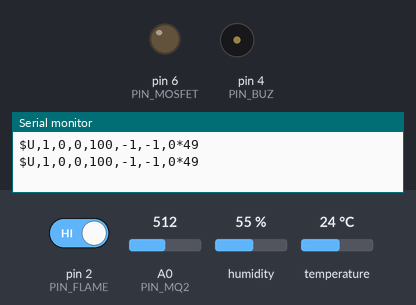
This sketch was run on a simulated Arduino Uno, built with avr-gcc and run on an emulated ATmega328P. Shown: output pins drawn as LEDs (lit = HIGH), buzzer (waves = sounding, pin HIGH), the last lines printed to the serial monitor. Dashed ring = blinking. The inputs (shaded band) are chosen by the test bench; at power-on: temperature 24 °C, pin 2 (PIN_FLAME) HIGH, A0 (PIN_MQ2) = 512, humidity 55 %.

Above: at 1.4 s.
1.5 s: temperature set to 38 °C
3.7 s: temperature set to 41 °C
At 4.75 s:
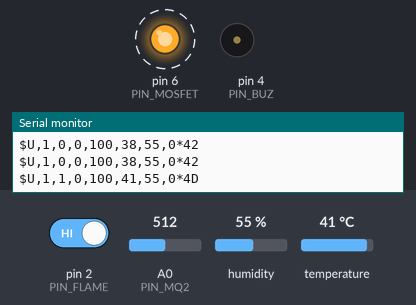
At 6.08 s:
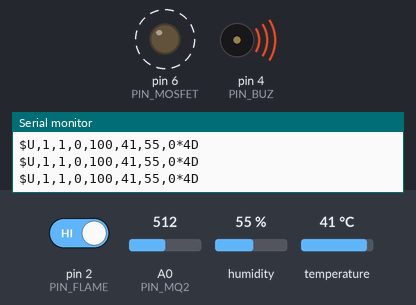
7.5 s: pin 2 (PIN_FLAME) driven LOW
At 7.87 s:
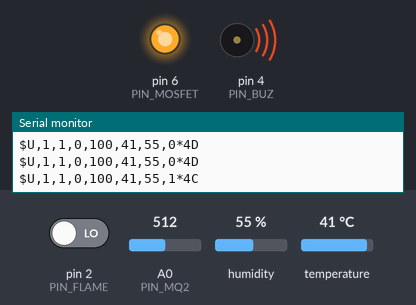
11.0 s: A0 (PIN_MQ2) set to 16
14.5 s: A0 (PIN_MQ2) set to 12
Timing chart, 0 to 25.5 s (numbered marks = the images above; inputs shaded):
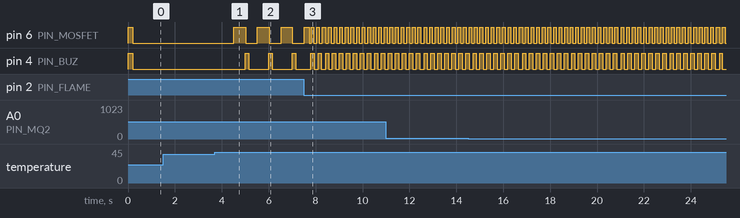

Measured:
- the behaviour switches between 39 and 40 °C on temperature (found by bisection; images 0 and 1)
- after the input at 3.7 s, pin 6 (PIN_MOSFET): alternates HIGH for 0.52 s and LOW for 0.49 s, starting after 0.80 s; pin 4 (PIN_BUZ): alternates HIGH for 0.15 s and LOW for 0.85 s, starting after 1.3 s
- after the input at 7.5 s, pin 4 (PIN_BUZ): alternates HIGH for 0.15 s and LOW for 0.15 s, starting after 0.30 s

The sketch:

room_uno.ino
```cpp
/*
  Crowd Current - ROOM NODE (Arduino Uno), one per room.
  Set NODE_ID = 1, 2, or 3 before uploading to each respective room.

  Sensors : MQ-2 (analog A0), DHT11 (digital D3), Flame (digital D2, LOW = flame)
  Outputs : Buzzer (D4), 6 Red LEDs in series via N-channel MOSFET (PWM D6)
  Link    : Hardware UART (pins D0/D1) to the ESP32 Hub @ 38400 baud.
            Uno TX (D1) -> Voltage Divider (1k + 2k) -> ESP32 RX
            ESP32 TX    -> Uno RX (D0) direct
            *** UNPLUG the D0/D1 wires while uploading via USB ***

  Libraries: DHT sensor library (Adafruit) + Adafruit Unified Sensor
             (No NeoPixel library needed - MOSFET driven directly via Pin 6)

  Fusion runs HERE, so the room alarms autonomously even if the hub or laptop disconnects:
    Uno -> hub every 0.5 s : $U,id,lvl,fault,ratio*100,temp,hum,flame*HH
    hub -> Uno every 0.5 s : $K,strip_mode,buzzer_mode,reset*HH   (HH = XOR checksum, hex)
*/
#include <DHT.h>

// Set to 1 for Room 1, 2 for Room 2, 3 for Room 3
#define NODE_ID 1

// ===================== PINS (5 V logic, sensors wired directly) =========
const uint8_t PIN_MQ2    = A0;  // MQ-2 Analog Out (0-5V direct)
const uint8_t PIN_FLAME  = 2;   // Flame Sensor Digital Out (active LOW)
const uint8_t PIN_DHT    = 3;   // DHT11 1-wire data
const uint8_t PIN_BUZ    = 4;   // Active Buzzer (via NPN or direct)
const uint8_t PIN_MOSFET = 6;   // Gate of N-channel MOSFET driving 6 Red LEDs in series

// ===================== THRESHOLDS =======================================
const unsigned long MQ2_WARMUP_MS = 60000;      // demo; real MQ-2 wants 1-2 minutes
const float GAS_WARN = 1.35f, GAS_ALARM = 1.9f, GAS_CLEAR = 1.20f;     // x clean-air baseline
const float T_WARN = 40, T_ALARM = 50, T_RISE_WARN = 3, T_RISE_ALARM = 6;   // C, C per ~20 s

struct Level {                                   // debounced level with hysteresis: 0/1/2
  uint8_t v = 0, up = 0, down = 0;
  void update(uint8_t raw, uint8_t upN, uint8_t downN) {
    if (raw > v)      { if (++up >= upN)     { v = raw; up = 0; } down = 0; }
    else if (raw < v) { if (++down >= downN) { v = raw; down = 0; } up = 0; }
    else              { up = down = 0; }
  }
} gasL, tmpL, flmL;

DHT dht(PIN_DHT, DHT11);

float ema = 0, base = 0, ratio = 1, temp = NAN, hum = NAN, hist[10];
uint8_t histN = 0, level = 0;
bool baseSet = false, latched = false, fault = false;
unsigned long lastDhtOk = 0, mqBad = 0, lastCmdMs = 0;
uint8_t cStrip = 0, cBuz = 0, cReset = 0;

// ===================== SENSING ==========================================
void readDht() {
  float t = dht.readTemperature(), h = dht.readHumidity();
  if (isnan(t)) return;
  temp = t; hum = h; lastDhtOk = millis();
  if (histN < 10) hist[histN++] = t;
  else { for (uint8_t k = 0; k < 9; k++) hist[k] = hist[k + 1]; hist[9] = t; }
  float rise = t - hist[0];
  uint8_t raw = (t >= T_ALARM || rise >= T_RISE_ALARM) ? 2
              : (t >= T_WARN || rise >= T_RISE_WARN || (tmpL.v >= 1 && t >= T_WARN - 2)) ? 1 : 0;
  tmpL.update(raw, 1, 3);
}

void updateSensors(bool doReset) {
  uint16_t s = 0; for (uint8_t k = 0; k < 8; k++) s += analogRead(PIN_MQ2);
  float v = s / 8.0f;                                            // 0..1023
  ema = (ema == 0) ? v : 0.8f * ema + 0.2f * v;
  if (!baseSet && millis() > MQ2_WARMUP_MS) { base = ema > 1 ? ema : 1; baseSet = true; }
  if (baseSet) {
    ratio = ema / base;
    if (ratio < 1.1f) base = 0.999f * base + 0.001f * ema;       // slow clean-air drift tracking
    uint8_t raw = ratio > GAS_ALARM ? 2
                : (ratio > GAS_WARN || (gasL.v >= 1 && ratio > GAS_CLEAR)) ? 1 : 0;
    gasL.update(raw, raw == 2 ? 10 : 5, 30);                     // 1 s / 0.5 s up, 3 s down
  }
  bool bad = (v < 15 || v > 1015);                               // unplugged / saturated
  if (bad) { if (!mqBad) mqBad = millis(); } else mqBad = 0;
  flmL.update(digitalRead(PIN_FLAME) == LOW ? 2 : 0, 3, 20);     // 0.3 s to trigger, 2 s to clear
  fault = (mqBad && millis() - mqBad > 5000) ||                  // a dead sensor is reported, never "safe"
          (millis() > 15000 && millis() - lastDhtOk > 10000);
  uint8_t warns = (gasL.v >= 1) + (tmpL.v >= 1) + (flmL.v >= 1);
  uint8_t fused = 0;
  if (gasL.v == 2 || tmpL.v == 2 || flmL.v == 2 || warns >= 2) fused = 2;
  else if (warns == 1) fused = 1;
  if (fused == 2) latched = true;                                // alarm latches ...
  if (doReset && fused == 0) latched = false;                    // ... until reset AND air is clear
  level = latched ? 2 : fused;
}

// ===================== OUTPUTS ==========================================
void updateBuzzer(uint8_t laptopMode) {
  uint8_t m = (level > laptopMode) ? level : laptopMode;         // 0 off, 1 slow beep, 2 fast
  unsigned long t = millis();
  digitalWrite(PIN_BUZ, (m == 1) ? (t % 1000) < 150 : (m == 2) ? (t % 300) < 150 : false);
}

/*
  LED Modes for 6 Red LEDs in series via MOSFET (Pin 6):
    0: IDLE / Normal        -> OFF
    1 or 2: EVACUATION PATH -> Solid ON (bright illumination for safe exit route)
    3: BLOCKED / HAZARD     -> Fast Emergency Strobe (~4 Hz flash, DANGER DO NOT ENTER)
    4 or 5: ADVISORY ROUTE  -> Medium Warning Blink (1 Hz caution pulse)
*/
void renderLeds(uint8_t mode) {
  unsigned long t = millis();
  if (mode == 0) {
    // Normal / Idle: Off
    digitalWrite(PIN_MOSFET, LOW);
  } else if (mode == 3) {
    // BLOCKED / HAZARD: rapid emergency strobe (120ms ON / 120ms OFF)
    digitalWrite(PIN_MOSFET, ((t / 120) % 2) ? HIGH : LOW);
  } else if (mode == 1 || mode == 2) {
    // ACTIVE EVACUATION ROUTE: solid ON to illuminate exit corridor
    digitalWrite(PIN_MOSFET, HIGH);
  } else if (mode == 4 || mode == 5) {
    // ADVISORY / CAUTION: 1 Hz blink (500ms ON / 500ms OFF)
    digitalWrite(PIN_MOSFET, ((t / 500) % 2) ? HIGH : LOW);
  } else {
    digitalWrite(PIN_MOSFET, LOW);
  }
}

// ===================== UART LINK ========================================
char rx[40]; uint8_t rxN = 0;
void parseLine() {                                 // "$K,strip,buz,reset*HH"
  rx[rxN] = 0;
  char* star = strrchr(rx, '*');
  if (rx[0] != '$' || !star) return;
  *star = 0;
  uint8_t ck = 0; for (char* p = rx + 1; *p; p++) ck ^= *p;
  if ((uint8_t)strtol(star + 1, NULL, 16) != ck) return;          // corrupted -> ignore
  if (rx[1] != 'K') return;
  int a, b, c;
  if (sscanf(rx + 2, ",%d,%d,%d", &a, &b, &c) != 3) return;
  cStrip = a; cBuz = b; cReset = c; lastCmdMs = millis();
}

void readLink() {
  while (Serial.available()) {
    char c = Serial.read();
    if (c == '\n') { parseLine(); rxN = 0; }
    else if (c != '\r') { if (rxN < sizeof(rx) - 1) rx[rxN++] = c; else rxN = 0; }
  }
}

void sendTelemetry() {
  char buf[40];
  snprintf(buf, sizeof(buf), "U,%d,%d,%d,%d,%d,%d,%d", NODE_ID, level, fault, (int)(ratio * 100),
           isnan(temp) ? -1 : (int)temp, isnan(hum) ? -1 : (int)hum, digitalRead(PIN_FLAME) == LOW);
  uint8_t ck = 0; for (char* p = buf; *p; p++) ck ^= *p;
  Serial.print('$'); Serial.print(buf); Serial.print('*');
  if (ck < 16) Serial.print('0');
  Serial.println(ck, HEX);
}

// ===================== SETUP / LOOP =====================================
void setup() {
  Serial.begin(38400);
  pinMode(PIN_FLAME, INPUT);
  pinMode(PIN_BUZ, OUTPUT);
  digitalWrite(PIN_BUZ, LOW);
  pinMode(PIN_MOSFET, OUTPUT);
  digitalWrite(PIN_MOSFET, LOW);
  dht.begin();

  // Self-test at boot: pulse LEDs and beep buzzer once for 200 ms
  digitalWrite(PIN_MOSFET, HIGH);
  digitalWrite(PIN_BUZ, HIGH);
  delay(200);
  digitalWrite(PIN_MOSFET, LOW);
  digitalWrite(PIN_BUZ, LOW);
}

void loop() {
  static unsigned long tSense = 0, tDht = 0, tLed = 0, tTx = 0;
  unsigned long now = millis();
  readLink();
  bool online = lastCmdMs && (now - lastCmdMs < 5000);

  if (now - tDht >= 2100) { tDht = now; readDht(); }
  if (now - tSense >= 100) { tSense = now; updateSensors(online && cReset); }
  updateBuzzer(online ? cBuz : 0);

  if (now - tLed >= 40) {
    tLed = now;
    uint8_t m;
    if (online) {
      m = cStrip;
    } else if (level == 2) {
      m = 3;  // local ALARM fallback: rapid strobe
    } else if (level == 1) {
      m = 4;  // local WARNING fallback: caution blink
    } else {
      m = 0;  // normal idle: OFF
    }
    renderLeds(m);
  }

  if (now - tTx >= 500) { tTx = now; sendTelemetry(); }
}
```
